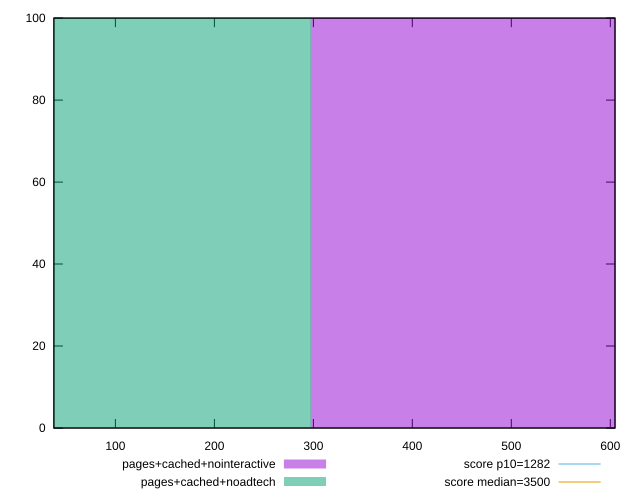

Generate this figure with gnuplot:
reset
set terminal svg size 640, 500 enhanced background rgb 'white'
set output "report_00007_2020-12-11T15:55:29.892Z/bootup-time/comparison/histogram/3_vs_4.svg"

$pagesCachedNointeractive <<EOF
594.3916891792392 100
EOF

$pagesCachedNoadtech <<EOF
0 100
EOF

set key outside below
set boxwidth 594.3916891792392
set yrange [0:100]
set style fill transparent solid 0.5 noborder

plot \
  $pagesCachedNointeractive title "pages+cached+nointeractive" with boxes, \
  $pagesCachedNoadtech title "pages+cached+noadtech" with boxes, \


reset
